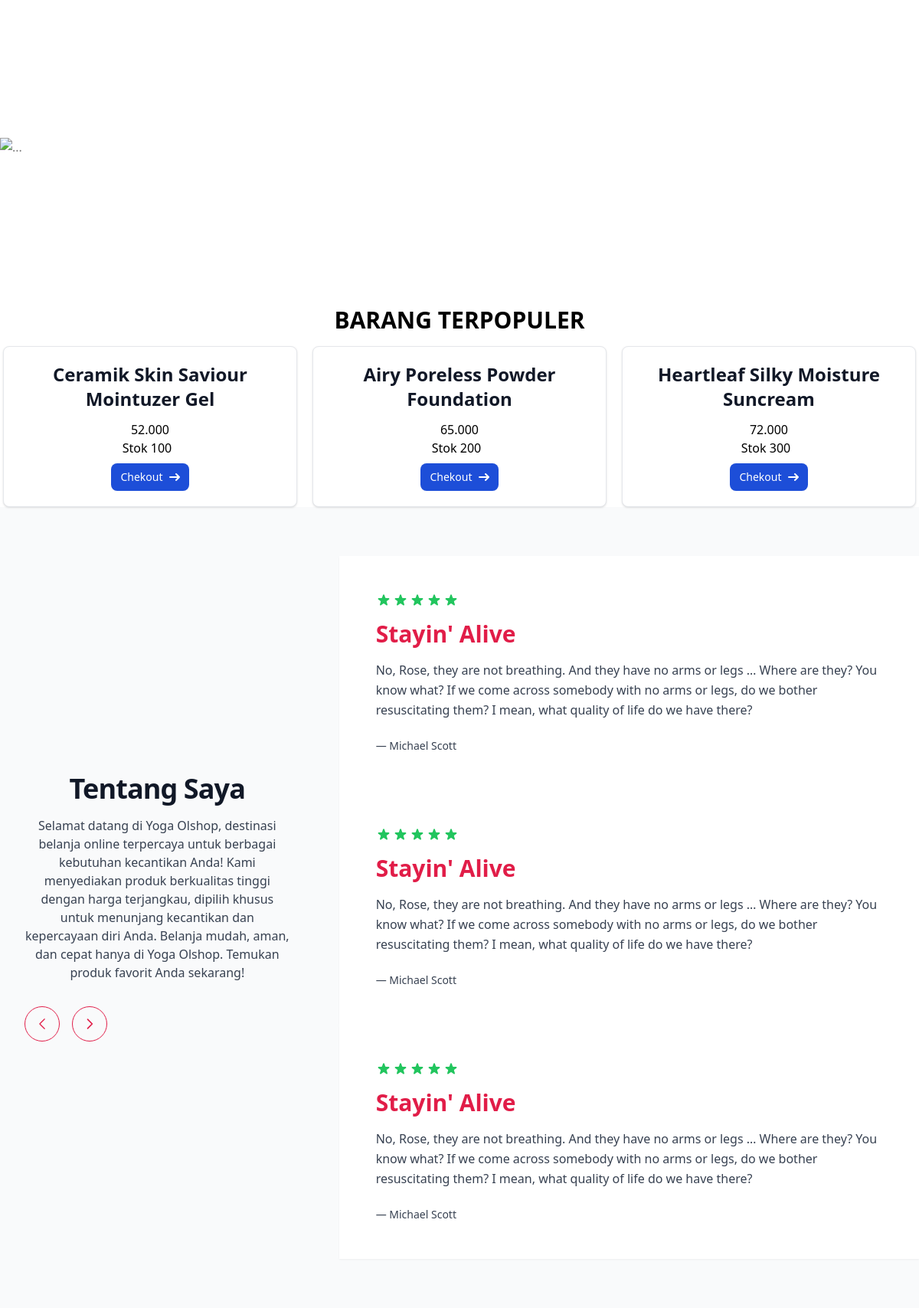
The page / on the database its author committed.
### tables this page shows
CREATE TABLE `produk` (
  `id_produk` int NOT NULL,
  `nama_produk` varchar(255) NOT NULL,
  `kategori` varchar(255) NOT NULL,
  `harga_barang` int NOT NULL,
  `stok_barang` int NOT NULL,
  `data_dibuat` timestamp NOT NULL DEFAULT CURRENT_TIMESTAMP,
  `data_diedit` timestamp NOT NULL DEFAULT CURRENT_TIMESTAMP,
  `id_user` int DEFAULT NULL,
  `foto_produk` varchar(255) DEFAULT NULL
);

### index.php (the view, shortened to what this page needs)
<?php
include "koneksi.php";
$query = "SELECT * FROM produk ";
$result = $koneksi->query($query);
?>
<!DOCTYPE html>
<html lang="en">
<head>
    <link href="https://cdn.jsdelivr.net/npm/flowbite@2.5.2/dist/flowbite.min.css" rel="stylesheet" />
    <script src="https://cdn.tailwindcss.com"></script>
</head>
<body>
    <div class="carausel">
        <div id="default-carousel" class="relative w-full" data-carousel="slide">
            <div class="relative h-56 overflow-hidden rounded-lg md:h-96">
                <div class="hidden duration-700 ease-in-out" data-carousel-item>
                    <img src="foto/promo_beauty1.jpeg"
                        class="absolute block w-full -translate-x-1/2 -translate-y-1/2 top-1/2 left-1/2" alt="..." />
                </div>
            </div>
            <div class="absolute z-30 flex -translate-x-1/2 bottom-5 left-1/2 space-x-3 rtl:space-x-reverse">
                <button type="button" class="w-3 h-3 rounded-full" aria-current="true" aria-label="Slide 1"
                    data-carousel-slide-to="0"></button>
                <button type="button" class="w-3 h-3 rounded-full" aria-current="false" aria-label="Slide 2"
                    data-carousel-slide-to="1"></button>
                <button type="button" class="w-3 h-3 rounded-full" aria-current="false" aria-label="Slide 3"
                    data-carousel-slide-to="2"></button>
                <button type="button" class="w-3 h-3 rounded-full" aria-current="false" aria-label="Slide 4"
                    data-carousel-slide-to="3"></button>
                <button type="button" class="w-3 h-3 rounded-full" aria-current="false" aria-label="Slide 5"
                    data-carousel-slide-to="4"></button>
            </div>
            <button type="button"
                class="absolute top-0 start-0 z-30 flex items-center justify-center h-full px-4 cursor-pointer group focus:outline-none"
                data-carousel-prev>
                <span
                    class="inline-flex items-center justify-center w-10 h-10 rounded-full bg-white/30 dark:bg-gray-800/30 group-hover:bg-white/50 dark:group-hover:bg-gray-800/60 group-focus:ring-4 group-focus:ring-white dark:group-focus:ring-gray-800/70 group-focus:outline-none">
                    <svg class="w-4 h-4 text-white dark:text-gray-800 rtl:rotate-180" aria-hidden="true"
                        xmlns="http://www.w3.org/2000/svg" fill="none" viewBox="0 0 6 10">
                        <path stroke="currentColor" stroke-linecap="round" stroke-linejoin="round" stroke-width="2"
                            d="M5 1 1 5l4 4" />
                    </svg>
                </span>
            </button>
            <button type="button"
                class="absolute top-0 end-0 z-30 flex items-center justify-center h-full px-4 cursor-pointer group focus:outline-none"
                data-carousel-next>
                <span
                    class="inline-flex items-center justify-center w-10 h-10 rounded-full bg-white/30 dark:bg-gray-800/30 group-hover:bg-white/50 dark:group-hover:bg-gray-800/60 group-focus:ring-4 group-focus:ring-white dark:group-focus:ring-gray-800/70 group-focus:outline-none">
                    <svg class="w-4 h-4 text-white dark:text-gray-800 rtl:rotate-180" aria-hidden="true"
                        xmlns="http://www.w3.org/2000/svg" fill="none" viewBox="0 0 6 10">
                        <path stroke="currentColor" stroke-linecap="round" stroke-linejoin="round" stroke-width="2"
                            d="m1 9 4-4-4-4" />
                    </svg>
                </span>
            </button>
        </div>
    </div>
    <div class="text-center font-bold mb-4 text-3xl mt-4">
        <h1>BARANG TERPOPULER</h1>
    </div>
    <div class="card flex flex-wrap justify-evenly gap-4">
        <?php
        if($result->num_rows > 0){
            while($row = $result-> fetch_assoc()){
                $harga_terformat = number_format($row['harga_barang'], 0, ',', '.');
     ?>
        <form action="detail.produk.php" method="POST">
            <div class="max-w-sm bg-white border border-gray-200 rounded-lg shadow dark:bg-slate-800">
                <div class="p-5 text-center">
                    <p class="mb-3 text-2xl font-semibold text-gray-900 dark:text-white">
                        <?= $row ['nama_produk'] ?>
                    </p>
                    <div class="">
                        <span class=" font-medium text-black dark:text-white">
                            <?= $harga_terformat?>
                        </span>
                    </div>
                    <div>
                        <span class="font-medium text-black dark:text-white">
                            <p class="mr-2">Stok <?= $row ['stok_barang']?></p>
                        </span>
                    </div>
                    <button type="submit"
                        class="inline-flex items-center mt-2 px-3 py-2 text-sm font-medium text-center text-white bg-blue-700 rounded-lg hover:bg-blue-800 focus:ring-4 focus:outline-none focus:ring-blue-300 dark:bg-blue-600 dark:hover:bg-blue-700 dark:focus:ring-blue-800">
                        Chekout
                        <svg class="rtl:rotate-180 w-3.5 h-3.5 ms-2" aria-hidden="true"
                            xmlns="http://www.w3.org/2000/svg" fill="none" viewBox="0 0 14 10">
                            <path stroke="currentColor" stroke-linecap="round" stroke-linejoin="round" stroke-width="2"
                                d="M1 5h12m0 0L9 1m4 4L9 9" />
                        </svg>
                    </button>
                </div>
            </div>
        </form>
        <?php
                 }
                }
        ?>
    </div>
    <link href="https://cdn.jsdelivr.net/npm/keen-slider@6.8.6/keen-slider.min.css" rel="stylesheet" />
    <section class="bg-gray-50">
        <div class="mx-auto max-w-[1340px] px-4 py-12 sm:px-6 lg:me-0 lg:py-16 lg:pe-0 lg:ps-8 xl:py-24">
            <div class="grid grid-cols-1 gap-8 lg:grid-cols-3 lg:items-center lg:gap-16">
                <div class="max-w-xl text-center ltr:sm:text-left rtl:sm:text-right">
                    <h2 class="text-3xl font-bold tracking-tight text-gray-900 sm:text-4xl">
                        Tentang Saya
                    </h2>
                    <p class="mt-4 text-gray-700">
                        Selamat datang di Yoga Olshop, destinasi belanja online terpercaya untuk berbagai kebutuhan
                        kecantikan Anda! Kami menyediakan produk berkualitas tinggi dengan harga terjangkau, dipilih
                        khusus untuk menunjang kecantikan dan kepercayaan diri Anda.
                        Belanja mudah, aman, dan cepat hanya di Yoga Olshop. Temukan produk favorit Anda sekarang!
                    </p>
                    <div class="hidden lg:mt-8 lg:flex lg:gap-4">
                        <button aria-label="Previous slide" id="keen-slider-previous-desktop"
                            class="rounded-full border border-rose-600 p-3 text-rose-600 transition hover:bg-rose-600 hover:text-white">
                            <svg xmlns="http://www.w3.org/2000/svg" fill="none" viewBox="0 0 24 24" stroke-width="1.5"
                                stroke="currentColor" class="size-5 rtl:rotate-180">
                                <path stroke-linecap="round" stroke-linejoin="round" d="M15.75 19.5L8.25 12l7.5-7.5" />
                            </svg>
                        </button>
                        <button aria-label="Next slide" id="keen-slider-next-desktop"
                            class="rounded-full border border-rose-600 p-3 text-rose-600 transition hover:bg-rose-600 hover:text-white">
                            <svg class="size-5 rtl:rotate-180" fill="none" stroke="currentColor" viewBox="0 0 24 24"
                                xmlns="http://www.w3.org/2000/svg">
                                <path d="M9 5l7 7-7 7" stroke-linecap="round" stroke-linejoin="round"
                                    stroke-width="2" />
                            </svg>
                        </button>
                    </div>
                </div>
                <div class="-mx-6 lg:col-span-2 lg:mx-0">
                    <div id="keen-slider" class="keen-slider">
                        <div class="keen-slider__slide">
                            <blockquote
                                class="flex h-full flex-col justify-between bg-white p-6 shadow-sm sm:p-8 lg:p-12">
                                <div>
                                    <div class="flex gap-0.5 text-green-500">
                                    </div>
                                    <div class="mt-4">
                                        <p class="text-2xl font-bold text-rose-600 sm:text-3xl">Stayin' Alive</p>
                                        <p class="mt-4 leading-relaxed text-gray-700">
                                            No, Rose, they are not breathing. And they have no arms or legs … Where are
                                            they? You know what? If we come across somebody with no arms or legs, do we
                                            bother resuscitating them? I mean, what quality of life do we have there?
                                        </p>
                                    </div>
                                </div>
                                <footer class="mt-4 text-sm font-medium text-gray-700 sm:mt-6">
                                    &mdash; Michael Scott
                                </footer>
                            </blockquote>
                        </div>
                        <div class="keen-slider__slide">
                            <blockquote
                                class="flex h-full flex-col justify-between bg-white p-6 shadow-sm sm:p-8 lg:p-12">
                                <div>
                                    <div class="flex gap-0.5 text-green-500">
                                    </div>
                                    <div class="mt-4">
                                        <p class="text-2xl font-bold text-rose-600 sm:text-3xl">Stayin' Alive</p>
                                        <p class="mt-4 leading-relaxed text-gray-700">
                                            No, Rose, they are not breathing. And they have no arms or legs … Where are
                                            they? You know what? If we come across somebody with no arms or legs, do we
                                            bother resuscitating them? I mean, what quality of life do we have there?
                                        </p>
                                    </div>
                                </div>
                                <footer class="mt-4 text-sm font-medium text-gray-700 sm:mt-6">
                                    &mdash; Michael Scott
                                </footer>
                            </blockquote>
                        </div>
                        <div class="keen-slider__slide">
                            <blockquote
                                class="flex h-full flex-col justify-between bg-white p-6 shadow-sm sm:p-8 lg:p-12">
                                <div>
                                    <div class="flex gap-0.5 text-green-500">
                                    </div>
                                    <div class="mt-4">
                                        <p class="text-2xl font-bold text-rose-600 sm:text-3xl">Stayin' Alive</p>
                                        <p class="mt-4 leading-relaxed text-gray-700">
                                            No, Rose, they are not breathing. And they have no arms or legs … Where are
                                            they? You know what? If we come across somebody with no arms or legs, do we
                                            bother resuscitating them? I mean, what quality of life do we have there?
                                        </p>
                                    </div>
                                </div>
                                <footer class="mt-4 text-sm font-medium text-gray-700 sm:mt-6">
                                    &mdash; Michael Scott
                                </footer>
                            </blockquote>
                        </div>
                    </div>
                </div>
            </div>
        </div>
    </section>
</body>
</html>

### rows shown on the page
produk: nama_produk "Ceramik Skin Saviour Mointuzer Gel", harga_barang "52.000", stok_barang "100"
produk: nama_produk "Airy Poreless Powder Foundation", harga_barang "65.000", stok_barang "200"
produk: nama_produk "Heartleaf Silky Moisture Suncream", harga_barang "72.000", stok_barang "300"
